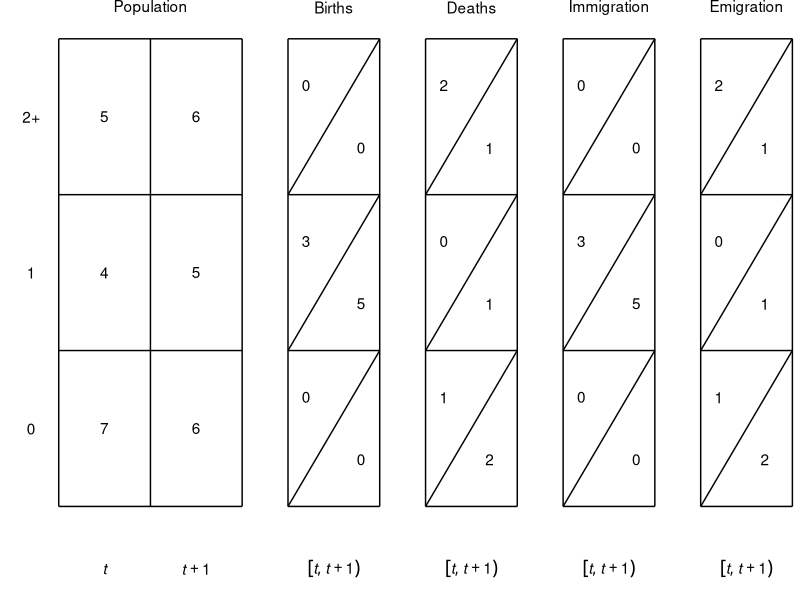

This figure's R source:


library(ggplot2)

data_popn_box <- data.frame(x =    c(0, 2, 2, 0, 1, 0, 0),
                            xend = c(2, 2, 0, 0, 1, 2, 2),
                            y =    c(0, 0, 3, 3, 0, 1, 2),
                            yend = c(0, 3, 3, 0, 3, 1, 2))
data_popn_label <- data.frame(x = c(1, 0.5, 1.5, 0.5, 1.5, 0.5, 1.5, 0.5, 1.5),
                              y = c(3.2, 0.5, 0.5, 1.5, 1.5, 2.5, 2.5, -0.4, -0.4),
                              label = c("Population", 7, 6, 4, 5, 5, 6, "italic(t)", "italic(t)+1"))
data_births_box <- data.frame(x =    c(2.5, 3.5, 3.5, 2.5, 2.5, 2.5, 2.5, 2.5, 2.5),
                              xend = c(3.5, 3.5, 2.5, 2.5, 3.5, 3.5, 3.5, 3.5, 3.5),
                              y =    c(0, 0, 3, 3, 1, 2, 0, 1, 2),
                              yend = c(0, 3,   3,     0, 1,   2, 1, 2, 3))
data_births_label <- data.frame(x =  c(3,   2.7, 3.3, 2.7, 3.3, 2.7, 3.3, 3),
                                y =  c(3.2, 0.7, 0.3, 1.7, 1.3, 2.7, 2.3, -0.4),
                                label = c("Births", 0, 0, 3, 5, 0, 0, 'group("[",list(italic(t),italic(t+1)),")")'))
data_deaths_box <- data.frame(x =    c(4, 5, 5, 4, 4, 4, 4, 4, 4),
                              xend = c(5, 5, 4, 4, 5, 5, 5, 5, 5),
                              y =    c(0, 0, 3, 3, 1, 2, 0, 1, 2),
                              yend = c(0, 3, 3, 0, 1, 2, 1, 2, 3))
data_deaths_label <- data.frame(x = c(4.5, 4.2, 4.7, 4.2, 4.7, 4.2, 4.7, 4.5),
                                y = c(3.2, 0.7, 0.3, 1.7, 1.3, 2.7, 2.3, -0.4),
                                label = c("Deaths", 1, 2, 0, 1, 2, 1, 'group("[",list(italic(t),italic(t+1)),")")'))
data_im_box <- data.frame(x =    c(2.5, 3.5, 3.5, 2.5, 2.5, 2.5, 2.5, 2.5, 2.5) + 3,
                              xend = c(3.5, 3.5, 2.5, 2.5, 3.5, 3.5, 3.5, 3.5, 3.5) + 3,
                              y =    c(0, 0, 3, 3, 1, 2, 0, 1, 2),
                              yend = c(0, 3,   3,     0, 1,   2, 1, 2, 3))
data_im_label <- data.frame(x =  c(3,   2.7, 3.3, 2.7, 3.3, 2.7, 3.3, 3) + 3,
                                y =  c(3.2, 0.7, 0.3, 1.7, 1.3, 2.7, 2.3, -0.4),
                                label = c("Immigration", 0, 0, 3, 5, 0, 0, 'group("[",list(italic(t),italic(t+1)),")")'))
data_em_box <- data.frame(x =    c(4, 5, 5, 4, 4, 4, 4, 4, 4) + 3,
                              xend = c(5, 5, 4, 4, 5, 5, 5, 5, 5) + 3,
                              y =    c(0, 0, 3, 3, 1, 2, 0, 1, 2),
                              yend = c(0, 3, 3, 0, 1, 2, 1, 2, 3))
data_em_label <- data.frame(x = c(4.5, 4.2, 4.7, 4.2, 4.7, 4.2, 4.7, 4.5) + 3,
                                y = c(3.2, 0.7, 0.3, 1.7, 1.3, 2.7, 2.3, -0.4),
                                label = c("Emigration", 1, 2, 0, 1, 2, 1, 'group("[",list(italic(t),italic(t+1)),")")'))
data_age_label <- data.frame(x = rep(-0.3, 3),
                             y = c(0.5, 1.5, 2.5),
                             label = c("0", "1", "2+"))
                                       
p <- ggplot(data_popn_box, aes(x = x, y = y)) +
    theme_bw() +
    theme(panel.border = element_blank(),
          panel.grid.major = element_blank(),
          panel.grid.minor = element_blank(),
          axis.text = element_blank(),
          axis.ticks = element_blank()) +
    coord_cartesian(expand = FALSE,
                    clip = "off") +
    ## population
    geom_segment(aes(x = x, y = y, xend = xend, yend = yend),
                 data = data_popn_box) +
    geom_text(aes(label = label),
              data = data_popn_label,
              parse = TRUE) +
    ## births
    geom_segment(aes(x = x, y = y, xend = xend, yend = yend),
                 data = data_births_box) +
    geom_text(aes(label = label),
              data = data_births_label,
              parse = TRUE) +
    ## deaths
    geom_segment(aes(x = x, y = y, xend = xend, yend = yend),
                 data = data_deaths_box) +
    geom_text(aes(label = label),
              data = data_deaths_label,
              parse = TRUE) +
    ## immigration
    geom_segment(aes(x = x, y = y, xend = xend, yend = yend),
                 data = data_im_box) +
    geom_text(aes(label = label),
              data = data_im_label,
              parse = TRUE) +
    ## emigration
    geom_segment(aes(x = x, y = y, xend = xend, yend = yend),
                 data = data_em_box) +
    geom_text(aes(label = label),
              data = data_em_label,
              parse = TRUE) +
    ## age labels
    geom_text(aes(label = label),
              data = data_age_label) +
    ## other
    xlab("") +
    ylab("")

graphics.off()
pdf(file = "figures_accounts/fig_account_withage.pdf",
    width = 3,
    height = 2)
plot(p)
dev.off()
